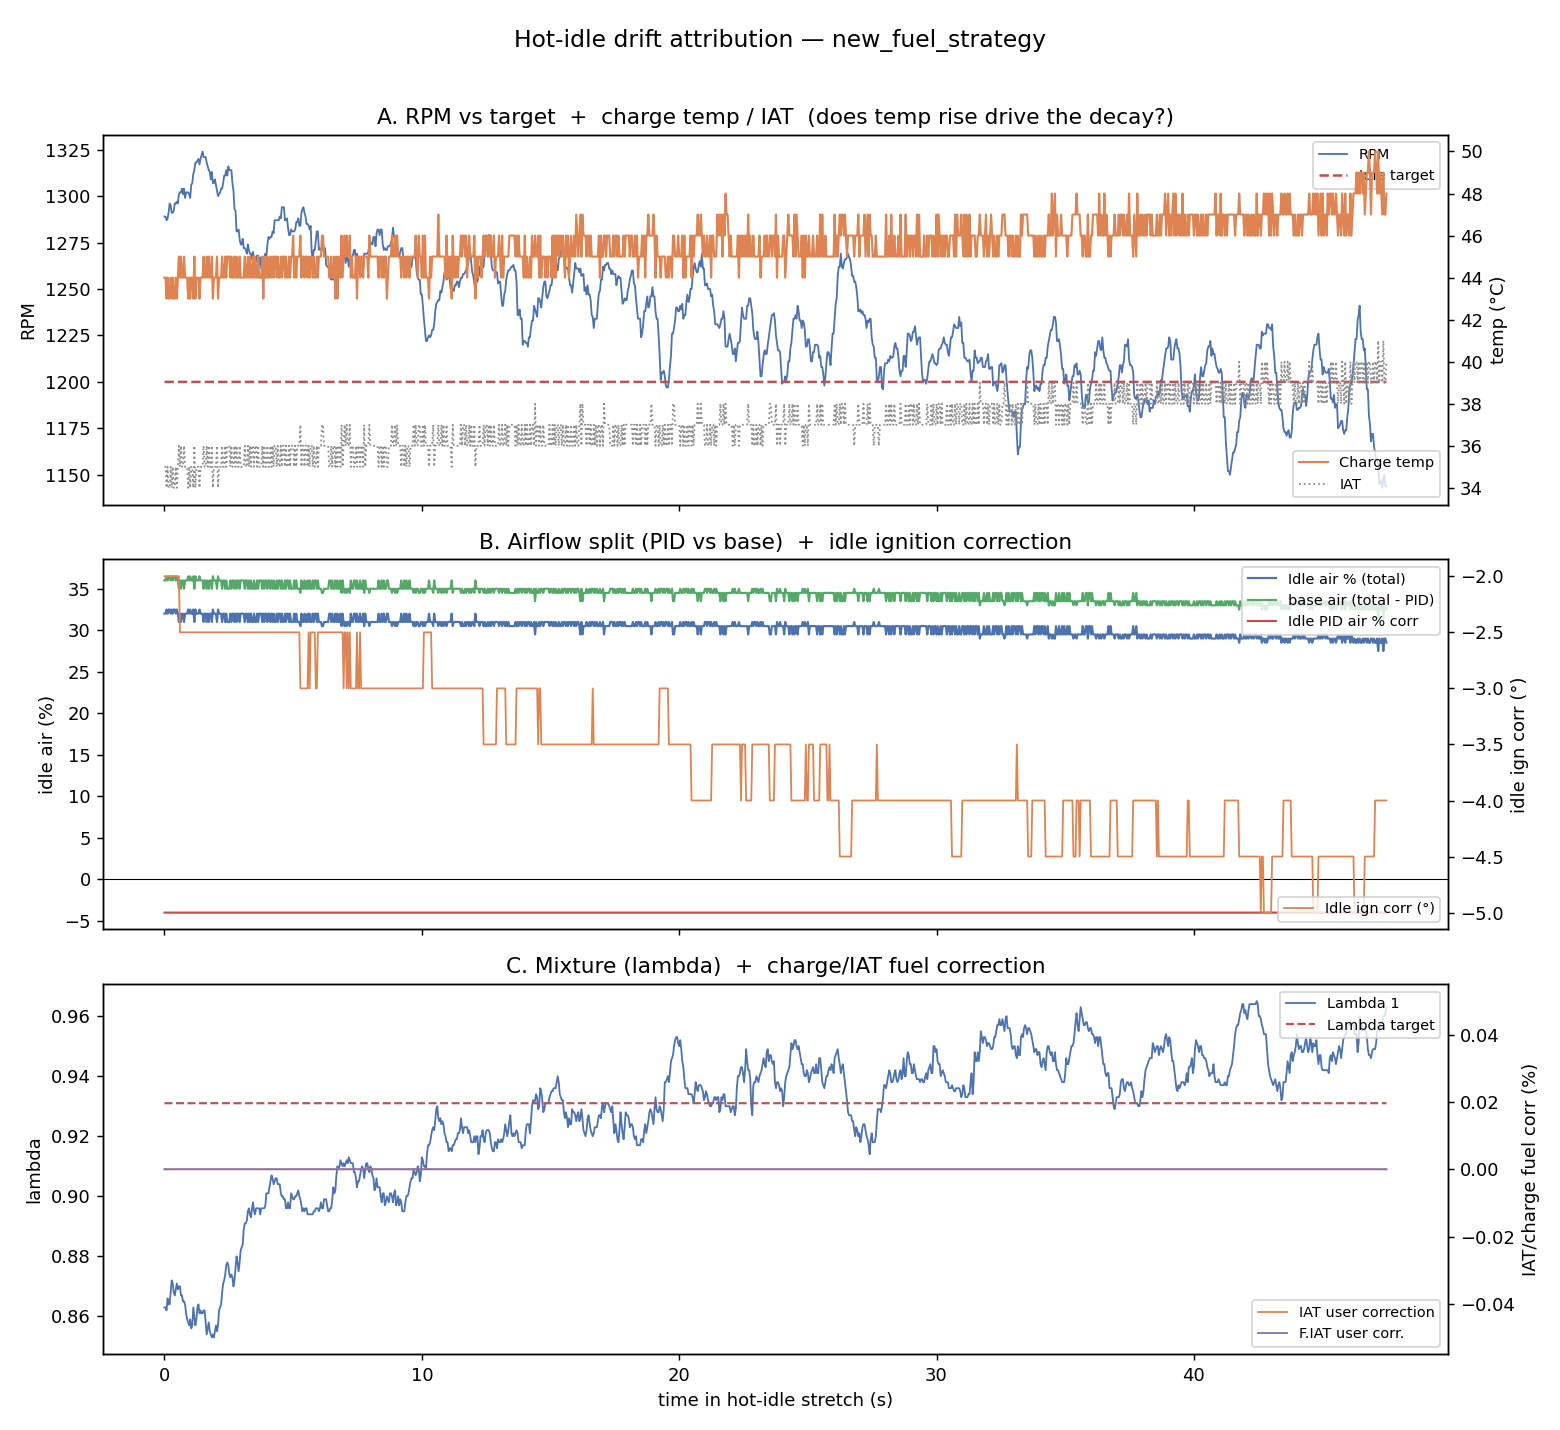

Source code (Python):
"""Attribute the slow hot-idle RPM drift in new_fuel_strategy to a correction term.

The hot-idle stretch enters high (~+110 RPM) and decays to target over ~25-30 s. Is the
driver (a) the airflow PID slowly winding out an excess (response to the high entry), or
(b) charge-temp / IAT compensation drifting torque (an exogenous cause the PID chases)?

Method: take the longest contiguous hot, parked, idle-active stretch (NO settle drop, so
we see the entry). Decompose idle air into PID vs base (= total - PID). Overlay charge
temp, IAT, idle ign correction, lambda. Print per-channel trend (slope over the stretch)
and correlation with RPM so cause (leads, exogenous) is separable from response (PID).

Run: python supra/scripts/idle_drift_attribution.py -> supra/scripts/idle_drift_attribution.png
"""
import numpy as np, pandas as pd
import matplotlib; matplotlib.use("Agg"); import matplotlib.pyplot as plt

LOG = "supra/logs/new_fuel_strategy.csv"
HOT_CLT = 95.0
chans = ["TIME","RPM","Idle target","Idle control active","Vehicle Speed","CLT","IAT",
         "Charge temp","Idle air %","Idle PID air % correction","Idle ignition correction",
         "Ignition Angle","Lambda 1","Lambda target","IAT user correction","F.IAT user corr."]

df = pd.read_csv(LOG, sep=";", decimal=".", low_memory=False, usecols=lambda c: c in chans)
for c in df.columns:
    df[c] = pd.to_numeric(df[c], errors="coerce")
hz = (len(df) - 1) / (df["TIME"].iloc[-1] - df["TIME"].iloc[0])

active = (df["Idle control active"] == 1) & (df["Vehicle Speed"] < 3) & (df["CLT"] >= HOT_CLT)
runs = (active != active.shift()).cumsum()
g = max((grp for k, grp in df[active].groupby(runs[active])), key=len)
g = g.reset_index(drop=True)
t = (g["TIME"] - g["TIME"].iloc[0]).values
g["base air"] = g["Idle air %"] - g["Idle PID air % correction"]
print(f"longest hot-idle stretch: {len(g)} samples ({t[-1]:.0f} s)\n")

def slope_per_s(y):
    y = y.values.astype(float); m = np.isfinite(y)
    if m.sum() < 5: return np.nan
    return np.polyfit(t[m], y[m], 1)[0]

print(f"{'channel':28s}{'start':>9s}{'end':>9s}{'slope/s':>10s}{'corr(RPM)':>11s}")
rpm = g["RPM"]
for c in ["RPM","Idle target","Charge temp","IAT","Idle air %",
          "Idle PID air % correction","base air","Idle ignition correction",
          "Ignition Angle","Lambda 1","IAT user correction","F.IAT user corr."]:
    if c not in g: continue
    y = g[c]
    cc = y.corr(rpm)
    print(f"{c:28s}{y.iloc[:int(hz)].mean():9.1f}{y.iloc[-int(hz):].mean():9.1f}"
          f"{slope_per_s(y):10.3f}{cc:11.2f}")

# ---- plot ----
fig, axes = plt.subplots(3, 1, figsize=(12, 11), sharex=True)
a = axes[0]
a.plot(t, g["RPM"], color="#4c72b0", lw=1, label="RPM")
a.plot(t, g["Idle target"], color="#c44e52", ls="--", lw=1.4, label="Idle target")
a.set_ylabel("RPM"); a.legend(loc="upper right", fontsize=8)
a2 = a.twinx()
a2.plot(t, g["Charge temp"], color="#dd8452", lw=1.2, label="Charge temp")
a2.plot(t, g["IAT"], color="#8c8c8c", lw=1, ls=":", label="IAT")
a2.set_ylabel("temp (°C)"); a2.legend(loc="lower right", fontsize=8)
a.set_title("A. RPM vs target  +  charge temp / IAT  (does temp rise drive the decay?)")

b = axes[1]
b.plot(t, g["Idle air %"], color="#4c72b0", lw=1.2, label="Idle air % (total)")
b.plot(t, g["base air"], color="#55a868", lw=1.2, label="base air (total - PID)")
b.plot(t, g["Idle PID air % correction"], color="#c44e52", lw=1.2, label="Idle PID air % corr")
b.axhline(0, color="k", lw=.6)
b.set_ylabel("idle air (%)"); b.legend(loc="upper right", fontsize=8)
b2 = b.twinx()
b2.plot(t, g["Idle ignition correction"], color="#dd8452", lw=1, label="Idle ign corr (°)")
b2.set_ylabel("idle ign corr (°)"); b2.legend(loc="lower right", fontsize=8)
b.set_title("B. Airflow split (PID vs base)  +  idle ignition correction")

c = axes[2]
c.plot(t, g["Lambda 1"], color="#4c72b0", lw=1, label="Lambda 1")
c.plot(t, g["Lambda target"], color="#c44e52", ls="--", lw=1.2, label="Lambda target")
c.set_ylabel("lambda"); c.legend(loc="upper right", fontsize=8)
c2 = c.twinx()
for ch, col in [("IAT user correction", "#dd8452"), ("F.IAT user corr.", "#8172b3")]:
    if ch in g: c2.plot(t, g[ch], color=col, lw=1, label=ch)
c2.set_ylabel("IAT/charge fuel corr (%)"); c2.legend(loc="lower right", fontsize=8)
c.set_title("C. Mixture (lambda)  +  charge/IAT fuel correction"); c.set_xlabel("time in hot-idle stretch (s)")

fig.suptitle("Hot-idle drift attribution — new_fuel_strategy", fontsize=13)
fig.tight_layout(rect=[0, 0, 1, 0.97])
fig.savefig("supra/scripts/idle_drift_attribution.png", dpi=130)
print("\nplot -> supra/scripts/idle_drift_attribution.png")
